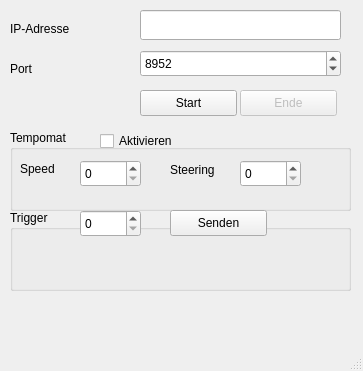
<?xml version="1.0" encoding="UTF-8"?>
<ui version="4.0">
 <class>MainWindow</class>
 <widget class="QMainWindow" name="MainWindow">
  <property name="geometry">
   <rect>
    <x>0</x>
    <y>0</y>
    <width>363</width>
    <height>371</height>
   </rect>
  </property>
  <property name="windowTitle">
   <string>MainWindow</string>
  </property>
  <widget class="QWidget" name="centralWidget">
   <widget class="QLineEdit" name="lineEdit_ip">
    <property name="geometry">
     <rect>
      <x>140</x>
      <y>10</y>
      <width>201</width>
      <height>30</height>
     </rect>
    </property>
    <property name="text">
     <string notr="true"/>
    </property>
    <property name="maxLength">
     <number>32765</number>
    </property>
   </widget>
   <widget class="QLabel" name="label">
    <property name="geometry">
     <rect>
      <x>10</x>
      <y>20</y>
      <width>91</width>
      <height>17</height>
     </rect>
    </property>
    <property name="text">
     <string>IP-Adresse</string>
    </property>
   </widget>
   <widget class="QLabel" name="label_2">
    <property name="geometry">
     <rect>
      <x>10</x>
      <y>60</y>
      <width>91</width>
      <height>17</height>
     </rect>
    </property>
    <property name="text">
     <string>Port</string>
    </property>
   </widget>
   <widget class="QPushButton" name="pushButton_start">
    <property name="geometry">
     <rect>
      <x>140</x>
      <y>90</y>
      <width>97</width>
      <height>26</height>
     </rect>
    </property>
    <property name="text">
     <string>Start</string>
    </property>
   </widget>
   <widget class="QPushButton" name="pushButton_ende">
    <property name="enabled">
     <bool>false</bool>
    </property>
    <property name="geometry">
     <rect>
      <x>240</x>
      <y>90</y>
      <width>97</width>
      <height>26</height>
     </rect>
    </property>
    <property name="text">
     <string>Ende</string>
    </property>
   </widget>
   <widget class="QSpinBox" name="spinBox_port">
    <property name="geometry">
     <rect>
      <x>140</x>
      <y>50</y>
      <width>201</width>
      <height>27</height>
     </rect>
    </property>
    <property name="maximum">
     <number>65536</number>
    </property>
    <property name="value">
     <number>8952</number>
    </property>
   </widget>
   <widget class="QGroupBox" name="groupBox">
    <property name="geometry">
     <rect>
      <x>10</x>
      <y>130</y>
      <width>341</width>
      <height>81</height>
     </rect>
    </property>
    <property name="title">
     <string>Tempomat</string>
    </property>
    <widget class="QSpinBox" name="spinBox_speed">
     <property name="geometry">
      <rect>
       <x>70</x>
       <y>30</y>
       <width>61</width>
       <height>27</height>
      </rect>
     </property>
    </widget>
    <widget class="QSpinBox" name="spinBox_steer">
     <property name="geometry">
      <rect>
       <x>230</x>
       <y>30</y>
       <width>61</width>
       <height>27</height>
      </rect>
     </property>
    </widget>
    <widget class="QLabel" name="label_3">
     <property name="geometry">
      <rect>
       <x>10</x>
       <y>30</y>
       <width>61</width>
       <height>17</height>
      </rect>
     </property>
     <property name="text">
      <string>Speed</string>
     </property>
    </widget>
    <widget class="QLabel" name="label_4">
     <property name="geometry">
      <rect>
       <x>160</x>
       <y>30</y>
       <width>67</width>
       <height>20</height>
      </rect>
     </property>
     <property name="text">
      <string>Steering</string>
     </property>
    </widget>
    <widget class="QCheckBox" name="checkBox_tempomat">
     <property name="geometry">
      <rect>
       <x>90</x>
       <y>0</y>
       <width>131</width>
       <height>22</height>
      </rect>
     </property>
     <property name="text">
      <string>Aktivieren</string>
     </property>
    </widget>
   </widget>
   <widget class="QGroupBox" name="groupBox_2">
    <property name="geometry">
     <rect>
      <x>10</x>
      <y>210</y>
      <width>341</width>
      <height>81</height>
     </rect>
    </property>
    <property name="title">
     <string>Trigger</string>
    </property>
    <widget class="QSpinBox" name="spinBox_speed_3">
     <property name="geometry">
      <rect>
       <x>70</x>
       <y>0</y>
       <width>61</width>
       <height>27</height>
      </rect>
     </property>
     <property name="maximum">
      <number>255</number>
     </property>
    </widget>
    <widget class="QPushButton" name="pushButton_trigger">
     <property name="geometry">
      <rect>
       <x>160</x>
       <y>0</y>
       <width>97</width>
       <height>26</height>
      </rect>
     </property>
     <property name="text">
      <string>Senden</string>
     </property>
    </widget>
   </widget>
  </widget>
  <widget class="QMenuBar" name="menuBar">
   <property name="geometry">
    <rect>
     <x>0</x>
     <y>0</y>
     <width>363</width>
     <height>25</height>
    </rect>
   </property>
  </widget>
  <widget class="QStatusBar" name="statusBar"/>
 </widget>
 <layoutdefault spacing="6" margin="11"/>
 <resources/>
 <connections/>
</ui>
